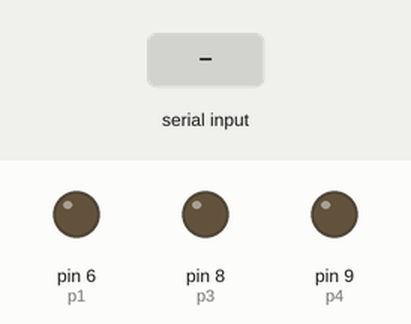
The sketch below on a simulated Arduino Uno, built with avr-gcc and run on an emulated ATmega328P. Shown: output pins drawn as LEDs (lit = HIGH). The inputs (shaded band) are chosen by the test bench.

Above: at 1.2 s.
1.3 s: "f" received over Serial
At 1.7 s:
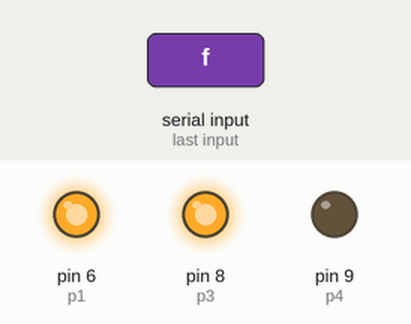
2.8 s: "b" received over Serial
At 4.0 s:
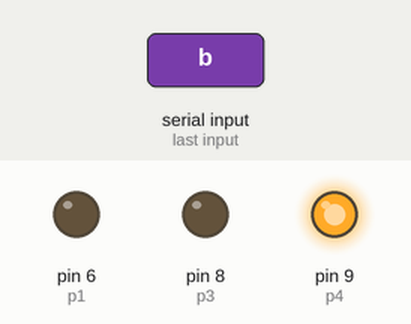
4.3 s: "l" received over Serial
At 5.2 s:
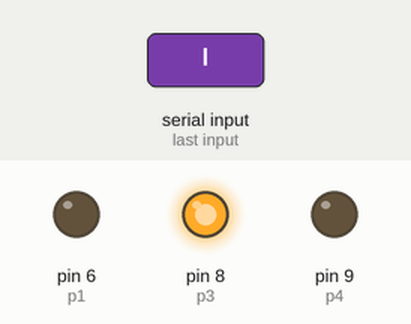
5.8 s: "r" received over Serial
At 6.4 s:
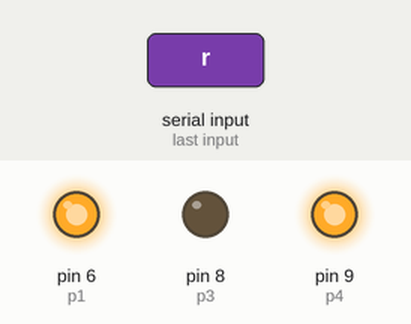
7.3 s: "s" received over Serial
At 8.7 s:
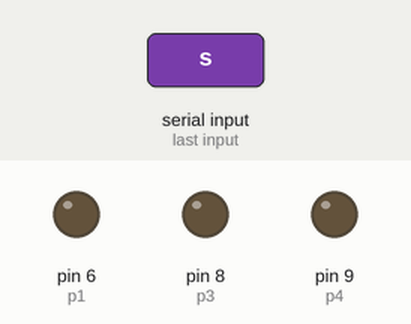
Timing chart, 0 to 9.8 s (numbered marks = the images above; inputs shaded):
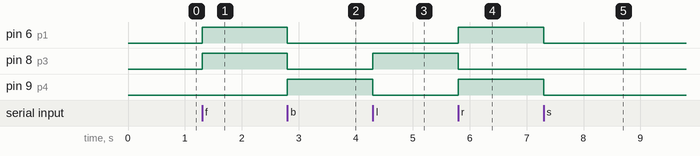

Measured:
- after the input at 1.3 s, pin 6 (p1), pin 8 (p3): LOW → HIGH at once
- after the input at 2.8 s, pin 6 (p1), pin 8 (p3): HIGH → LOW at once; pin 9 (p4): LOW → HIGH at once
- after the input at 4.3 s, pin 8 (p3): LOW → HIGH at once; pin 9 (p4): HIGH → LOW at once
- after the input at 5.8 s, pin 6 (p1), pin 9 (p4): LOW → HIGH at once; pin 8 (p3): HIGH → LOW at once
- after the input at 7.3 s, pin 6 (p1), pin 9 (p4): HIGH → LOW at once

The sketch:

car.ino.ino
```cpp
#define p1 6
#define p2 7
#define p3 8
#define p4 9

char sig;
void setup() {
  pinMode(p1, OUTPUT);
  pinMode(p3, OUTPUT);
  pinMode(p3, OUTPUT);
  pinMode(p4, OUTPUT);
  Serial.begin(9600);
}

void loop() {
  while (Serial.available() >= 0)
  {
    sig = Serial.read();
    switch (sig)
    {
      case 'f': {
          digitalWrite(p1, HIGH);
          digitalWrite(p2, LOW);
          digitalWrite(p3, HIGH);
          digitalWrite(p4, LOW);
          break;
        }
      case 'b': {
          digitalWrite(p2, HIGH);
          digitalWrite(p1, LOW);
          digitalWrite(p4, HIGH);
          digitalWrite(p3, LOW);
          break;
        }
      case 'l': {
          digitalWrite(p2, HIGH);
          digitalWrite(p1, LOW);
          digitalWrite(p3, HIGH);
          digitalWrite(p4, LOW);
          break;
        }
      case 'r': {
          digitalWrite(p1, HIGH);
          digitalWrite(p2, LOW);
          digitalWrite(p4, HIGH);
          digitalWrite(p3, LOW);
          break;
        }
      case 's': {
          digitalWrite(p2, LOW);
          digitalWrite(p1, LOW);
          digitalWrite(p4, LOW);
          digitalWrite(p3, LOW);
          break;
        }
        default:break;
    }
  }
}
```
